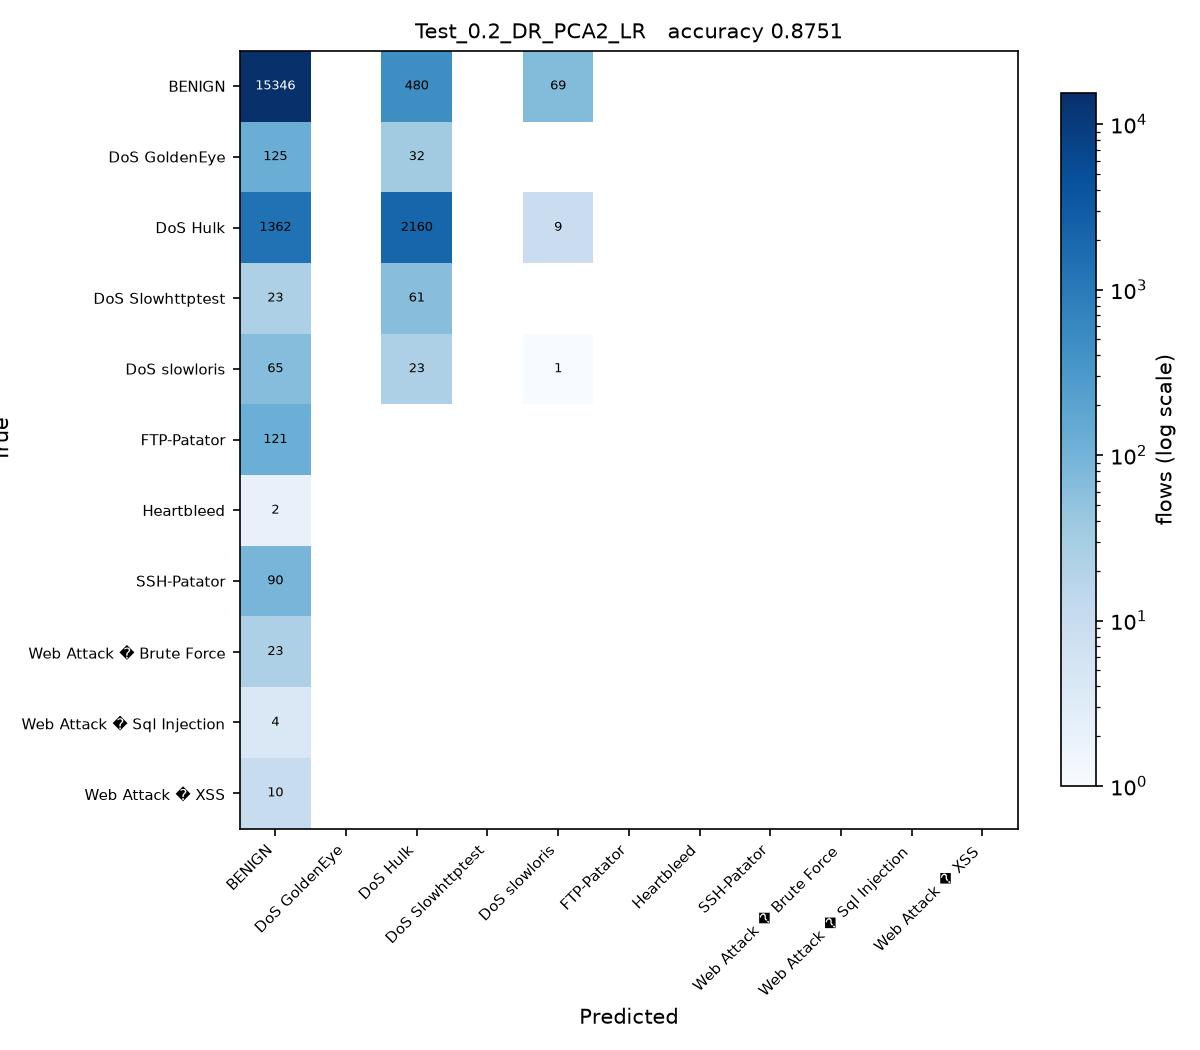

This chart was generated by the following Python code:
# Test_0.2_DR_PCA2_LR.py
#
# Test size 0.2  |  PCA, 2 components  |  Logistic Regression (sheet #2)
#
# This is SGDC_60_40.py with the changes marked CHANGE below and nothing else.

import os
from pathlib import Path

# CHANGE 1: find the folder holding the three CSV files and run from there, so
# the plain file names below resolve no matter where this script is started
# from or how deeply it sits inside the project folder.
HERE = Path(__file__).resolve().parent
for PROJECT in [HERE, *HERE.parents]:
    if (PROJECT / 'Tuesday-WorkingHours.pcap_ISCX.csv').exists():
        os.chdir(PROJECT)
        break
else:
    raise SystemExit('Put this folder inside the folder that holds the three '
                     'CIC-IDS2017 CSV files, then run the script again.')
import numpy as np
import pandas as pd

df1 = pd.read_csv('Tuesday-WorkingHours.pcap_ISCX.csv', low_memory=True)
df2 = pd.read_csv('Wednesday-workingHours.pcap_ISCX.csv', low_memory=True)
df3 = pd.read_csv('Thursday-WorkingHours-Morning-WebAttacks.pcap_ISCX.csv', low_memory=True)

dataset = pd.concat([df1, df2, df3], ignore_index=True)

dataset.columns = dataset.columns.str.strip()

# CHANGE 2: a stratified sample of 100000 flows, the same for every run. An RBF
# SVM on all 1.3 million flows would take about an hour per script.
# At least 50 flows of every class are kept.
label = dataset.columns[-1]
dataset = pd.concat(
    [g.sample(n=min(len(g), max(50, round(100000 * len(g) / len(dataset)))), random_state=0)
     for _, g in dataset.groupby(label)],
    ignore_index=True
)

X = dataset.iloc[:, :-1]
y = dataset.iloc[:, -1]

X = X.apply(pd.to_numeric, errors='coerce')

X.replace([np.inf, -np.inf], np.nan, inplace=True)

from sklearn.impute import SimpleImputer

imputer = SimpleImputer(missing_values=np.nan, strategy='mean')
X = imputer.fit_transform(X)

from sklearn.preprocessing import LabelEncoder

labelencoder_y = LabelEncoder()
y = labelencoder_y.fit_transform(y)

from sklearn.model_selection import train_test_split

X_train, X_test, y_train, y_test = train_test_split(
    X,
    y,
    test_size=0.2,   # CHANGE 3: test size
    random_state=0,
    stratify=y
)

# CHANGE 4: PCA, from PCA_LDA_KErnel_PCA_CODE.pdf (fit only on training data)
from sklearn.decomposition import PCA

pca = PCA(n_components=2)
X_train = pca.fit_transform(X_train)
X_test = pca.transform(X_test)

# CHANGE 5: Logistic Regression (sheet #2) in place of SGDClassifier
from sklearn.linear_model import LogisticRegression

classifier = LogisticRegression(
    max_iter=1000,
    random_state=0
)

classifier.fit(X_train, y_train)

y_pred = classifier.predict(X_test) 

from sklearn.metrics import confusion_matrix
from sklearn.metrics import accuracy_score
from sklearn.metrics import precision_score
from sklearn.metrics import recall_score
from sklearn.metrics import f1_score
from sklearn.metrics import classification_report

cm = confusion_matrix(y_test, y_pred)

print("Confusion Matrix:\n")
print(cm)

print("\nAccuracy : {:.4f}".format(accuracy_score(y_test, y_pred)))
print("\nPrecision : {:.4f}".format(precision_score(y_test, y_pred, average='weighted')))
print("\nRecall : {:.4f}".format(recall_score(y_test, y_pred, average='weighted')))
print("\nF1 Score : {:.4f}".format(f1_score(y_test, y_pred, average='weighted')))

print("\nClassification Report:\n")
print(classification_report(y_test, y_pred))

# CHANGE 6: save the confusion matrix as Test_0.2_DR_PCA2_LR.jpg and record the result
import matplotlib
matplotlib.use('Agg')
import matplotlib.pyplot as plt
from matplotlib.colors import LogNorm

here = HERE                     # the folder this script sits in
names = [str(c) for c in labelencoder_y.classes_]
fig, ax = plt.subplots(figsize=(8, 7))
im = ax.imshow(cm, cmap='Blues', norm=LogNorm(vmin=1))
ax.set_xticks(range(len(names)), names, rotation=45, ha='right', fontsize=7)
ax.set_yticks(range(len(names)), names, fontsize=7)
ax.set_xlabel('Predicted')
ax.set_ylabel('True')
ax.set_title('Test_0.2_DR_PCA2_LR   accuracy {:.4f}'.format(accuracy_score(y_test, y_pred)), fontsize=10)
for i in range(cm.shape[0]):
    for j in range(cm.shape[1]):
        if cm[i, j]:
            ax.text(j, i, cm[i, j], ha='center', va='center', fontsize=6,
                    color='white' if cm[i, j] > cm.max() / 3 else 'black')
fig.colorbar(im, ax=ax, fraction=0.04, label='flows (log scale)')
fig.tight_layout()
fig.savefig(here / 'Test_0.2_DR_PCA2_LR.jpg', dpi=150)
plt.close(fig)

row = pd.DataFrame([{
    'Test': 0.2, 'DR': 'PCA2', 'Clas': 'LR',
    'Acc': round(accuracy_score(y_test, y_pred), 4),
    'Pre': round(precision_score(y_test, y_pred, average='weighted'), 4),
    'Rec': round(recall_score(y_test, y_pred, average='weighted'), 4),
    'F1': round(f1_score(y_test, y_pred, average='weighted'), 4),
    'script': 'Test_0.2_DR_PCA2_LR',
}])
out = PROJECT / 'results' / '75_runs_pca.csv'
out.parent.mkdir(exist_ok=True)
if out.exists():
    old = pd.read_csv(out)
    row = pd.concat([old[old['script'] != 'Test_0.2_DR_PCA2_LR'], row], ignore_index=True)
row.to_csv(out, index=False)
